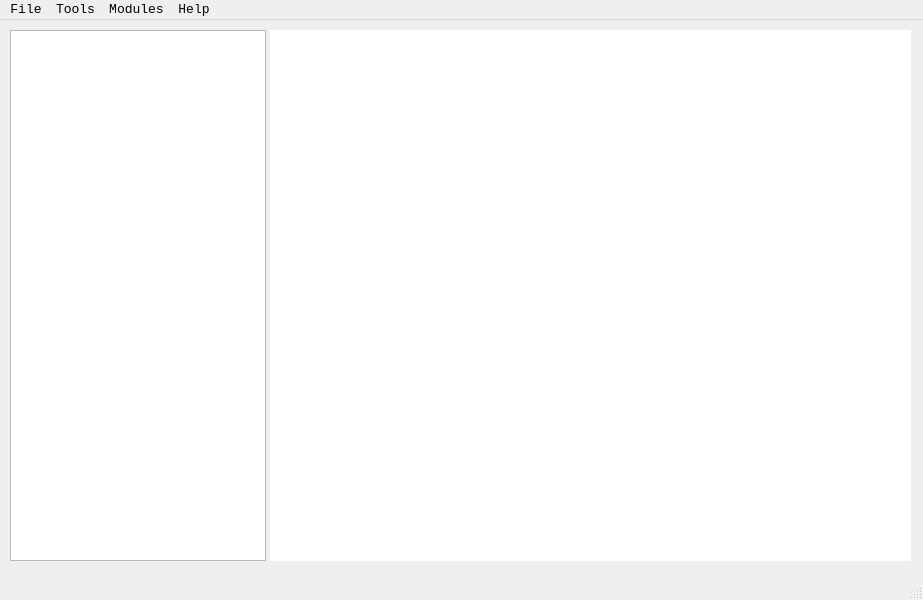
<?xml version="1.0" encoding="UTF-8"?>
<ui version="4.0">
 <class>MainWindow</class>
 <widget class="QMainWindow" name="MainWindow">
  <property name="windowModality">
   <enum>Qt::NonModal</enum>
  </property>
  <property name="geometry">
   <rect>
    <x>0</x>
    <y>0</y>
    <width>923</width>
    <height>600</height>
   </rect>
  </property>
  <property name="font">
   <font>
    <family>Consolas</family>
    <pointsize>10</pointsize>
   </font>
  </property>
  <property name="windowTitle">
   <string>GeoEtrim</string>
  </property>
  <property name="tabShape">
   <enum>QTabWidget::Rounded</enum>
  </property>
  <property name="dockOptions">
   <set>QMainWindow::AllowTabbedDocks|QMainWindow::AnimatedDocks</set>
  </property>
  <widget class="QWidget" name="centralwidget">
   <widget class="QLabel" name="label_img">
    <property name="geometry">
     <rect>
      <x>270</x>
      <y>10</y>
      <width>641</width>
      <height>531</height>
     </rect>
    </property>
    <property name="layoutDirection">
     <enum>Qt::LeftToRight</enum>
    </property>
    <property name="styleSheet">
     <string notr="true">background-color: rgb(255, 255, 255);</string>
    </property>
    <property name="text">
     <string/>
    </property>
   </widget>
   <widget class="QTreeView" name="treeView">
    <property name="geometry">
     <rect>
      <x>10</x>
      <y>10</y>
      <width>256</width>
      <height>531</height>
     </rect>
    </property>
    <property name="midLineWidth">
     <number>0</number>
    </property>
    <property name="headerHidden">
     <bool>true</bool>
    </property>
   </widget>
  </widget>
  <widget class="QMenuBar" name="menubar">
   <property name="geometry">
    <rect>
     <x>0</x>
     <y>0</y>
     <width>923</width>
     <height>21</height>
    </rect>
   </property>
   <widget class="QMenu" name="menuFile">
    <property name="title">
     <string>File</string>
    </property>
    <addaction name="action_new"/>
    <addaction name="actionOpen_Project"/>
    <addaction name="separator"/>
    <addaction name="actionSave_Project"/>
    <addaction name="actionSave_As"/>
    <addaction name="actionSace_Export"/>
    <addaction name="actionSave_Project_2"/>
    <addaction name="separator"/>
    <addaction name="actionClose_Project"/>
    <addaction name="actionClose_All"/>
   </widget>
   <widget class="QMenu" name="menuTools">
    <property name="title">
     <string>Tools</string>
    </property>
    <widget class="QMenu" name="menuImage">
     <property name="font">
      <font>
       <family>Consolas</family>
       <pointsize>10</pointsize>
      </font>
     </property>
     <property name="title">
      <string>Image</string>
     </property>
     <addaction name="actionOpen"/>
     <addaction name="actionEmpty_Image"/>
     <addaction name="actionContrast"/>
    </widget>
    <widget class="QMenu" name="menuGCP">
     <property name="font">
      <font>
       <family>Consolas</family>
       <pointsize>10</pointsize>
      </font>
     </property>
     <property name="title">
      <string>GCP</string>
     </property>
     <addaction name="actionGCP_ICP_Collection"/>
     <addaction name="actionExport"/>
     <addaction name="actionVisual_Setting"/>
    </widget>
    <addaction name="menuImage"/>
    <addaction name="menuGCP"/>
   </widget>
   <widget class="QMenu" name="menuModules">
    <property name="title">
     <string>Modules</string>
    </property>
    <addaction name="actionGeoTransform"/>
    <addaction name="actionGeoSpot"/>
    <addaction name="actionGeo3o1"/>
    <addaction name="actionGeoP"/>
   </widget>
   <widget class="QMenu" name="menuHelp">
    <property name="title">
     <string>Help</string>
    </property>
    <addaction name="actionHelp"/>
    <addaction name="actionRegister"/>
    <addaction name="actionTerms_of_Use"/>
    <addaction name="separator"/>
    <addaction name="actionAbout"/>
   </widget>
   <addaction name="menuFile"/>
   <addaction name="menuTools"/>
   <addaction name="menuModules"/>
   <addaction name="menuHelp"/>
  </widget>
  <widget class="QStatusBar" name="statusbar"/>
  <action name="action_new">
   <property name="checkable">
    <bool>false</bool>
   </property>
   <property name="checked">
    <bool>false</bool>
   </property>
   <property name="text">
    <string>New Project</string>
   </property>
   <property name="font">
    <font>
     <family>Consolas</family>
     <pointsize>10</pointsize>
    </font>
   </property>
  </action>
  <action name="actionOpen_Project">
   <property name="text">
    <string>Open Project</string>
   </property>
   <property name="font">
    <font>
     <family>Consolas</family>
     <pointsize>10</pointsize>
    </font>
   </property>
  </action>
  <action name="actionSave_Project">
   <property name="text">
    <string>Save Project</string>
   </property>
   <property name="font">
    <font>
     <family>Consolas</family>
     <pointsize>10</pointsize>
    </font>
   </property>
  </action>
  <action name="actionSave_As">
   <property name="text">
    <string>Save As</string>
   </property>
   <property name="font">
    <font>
     <family>Consolas</family>
     <pointsize>10</pointsize>
    </font>
   </property>
  </action>
  <action name="actionSace_Export">
   <property name="text">
    <string>Sace Export</string>
   </property>
   <property name="font">
    <font>
     <family>Consolas</family>
     <pointsize>10</pointsize>
    </font>
   </property>
  </action>
  <action name="actionSave_Project_2">
   <property name="text">
    <string>Save Project</string>
   </property>
   <property name="font">
    <font>
     <family>Consolas</family>
     <pointsize>10</pointsize>
    </font>
   </property>
  </action>
  <action name="actionClose_Project">
   <property name="text">
    <string>Close Project</string>
   </property>
   <property name="font">
    <font>
     <family>Consolas</family>
     <pointsize>10</pointsize>
    </font>
   </property>
  </action>
  <action name="actionClose_All">
   <property name="text">
    <string>Close All</string>
   </property>
   <property name="font">
    <font>
     <family>Consolas</family>
     <pointsize>10</pointsize>
    </font>
   </property>
  </action>
  <action name="actionOpen">
   <property name="text">
    <string>Open</string>
   </property>
   <property name="font">
    <font>
     <pointsize>10</pointsize>
    </font>
   </property>
  </action>
  <action name="actionEmpty_Image">
   <property name="text">
    <string>Empty Image</string>
   </property>
   <property name="font">
    <font>
     <pointsize>10</pointsize>
    </font>
   </property>
  </action>
  <action name="actionContrast">
   <property name="text">
    <string>Contrast</string>
   </property>
   <property name="font">
    <font>
     <pointsize>10</pointsize>
    </font>
   </property>
  </action>
  <action name="actionGCP_ICP_Collection">
   <property name="text">
    <string>GCP/ICP Collection</string>
   </property>
   <property name="font">
    <font>
     <pointsize>10</pointsize>
    </font>
   </property>
  </action>
  <action name="actionExport">
   <property name="text">
    <string>Export</string>
   </property>
   <property name="font">
    <font>
     <pointsize>10</pointsize>
    </font>
   </property>
  </action>
  <action name="actionVisual_Setting">
   <property name="text">
    <string>Visual Setting</string>
   </property>
   <property name="font">
    <font>
     <pointsize>10</pointsize>
    </font>
   </property>
  </action>
  <action name="actionGeoTransform">
   <property name="text">
    <string>GeoTransform</string>
   </property>
   <property name="font">
    <font>
     <family>Consolas</family>
     <pointsize>10</pointsize>
    </font>
   </property>
  </action>
  <action name="actionGeoSpot">
   <property name="text">
    <string>GeoSpot</string>
   </property>
   <property name="font">
    <font>
     <family>Consolas</family>
     <pointsize>10</pointsize>
    </font>
   </property>
  </action>
  <action name="actionGeo3o1">
   <property name="text">
    <string>Geo3o1</string>
   </property>
   <property name="font">
    <font>
     <family>Consolas</family>
     <pointsize>10</pointsize>
    </font>
   </property>
  </action>
  <action name="actionGeoP">
   <property name="text">
    <string>GeoPS</string>
   </property>
   <property name="font">
    <font>
     <family>Consolas</family>
     <pointsize>10</pointsize>
    </font>
   </property>
  </action>
  <action name="actionHelp">
   <property name="text">
    <string>Help</string>
   </property>
   <property name="font">
    <font>
     <family>Consolas</family>
     <pointsize>10</pointsize>
    </font>
   </property>
  </action>
  <action name="actionRegister">
   <property name="text">
    <string>Register product</string>
   </property>
   <property name="font">
    <font>
     <family>Consolas</family>
     <pointsize>10</pointsize>
    </font>
   </property>
  </action>
  <action name="actionTerms_of_Use">
   <property name="text">
    <string>Terms of Use</string>
   </property>
   <property name="font">
    <font>
     <family>Consolas</family>
     <pointsize>10</pointsize>
    </font>
   </property>
  </action>
  <action name="actionAbout">
   <property name="text">
    <string>About</string>
   </property>
   <property name="font">
    <font>
     <family>Consolas</family>
     <pointsize>10</pointsize>
    </font>
   </property>
  </action>
 </widget>
 <resources/>
 <connections/>
</ui>
